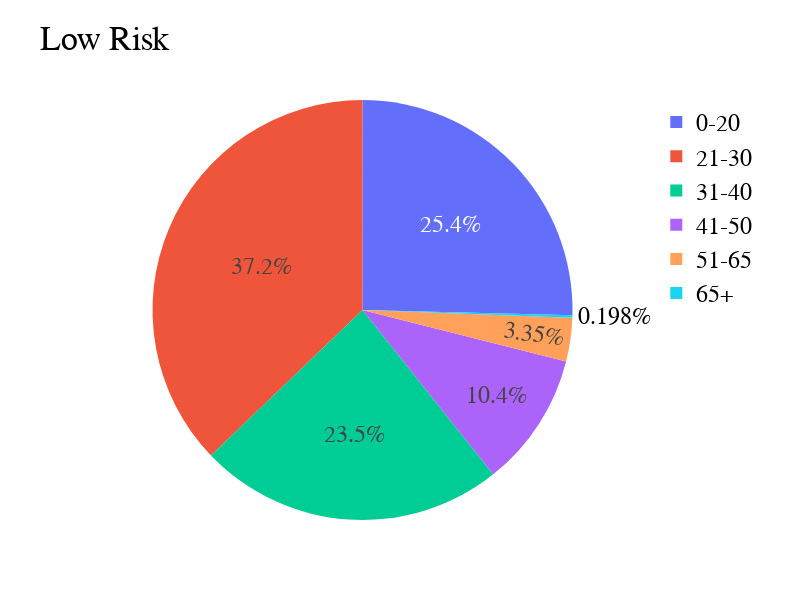

This figure's notebook cell:
### Code cell
fig = go.Figure(
    data=[go.Pie(
            labels=age_range, 
            values=risk_dict['low'],
            sort=False
        )
    ]
)
fig.update_layout(
    autosize=False,
    width=800,
    height=600,)
fig.update_layout(
    font_family="Times New Roman",
    font_color="black",
    title_font_family="Times New Roman",
    title_font_color="black",
    legend_title_font_color="green",
)
fig.update_layout(
    title_text="Low Risk",
    font=dict(
        size=12,
    )
)
fig.update_layout(font=dict(size=24))
fig.show()

### Figure 1 — Plotly figure (JSON) as saved in the notebook; plotly's stock layout.template omitted (floating-point values rounded to 4 significant figures)
{"data": [{"labels": ["0-20", "21-30", "31-40", "41-50", "51-65", "65+"], "sort": false, "type": "pie", "values": [64581, 94530, 59815, 26370, 8509, 503]}], "layout": {"autosize": false, "font": {"color": "black", "family": "Times New Roman", "size": 24}, "height": 600, "legend": {"title": {"font": {"color": "green"}}}, "title": {"font": {"color": "black", "family": "Times New Roman"}, "text": "Low Risk"}, "width": 800}}
